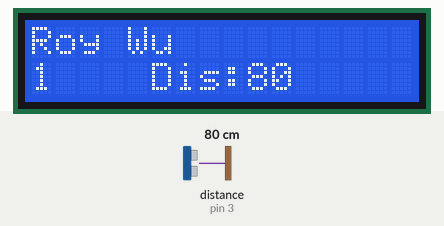
Bench run of a sketch on a simulated Arduino Uno, built with avr-gcc and run on an emulated ATmega328P. Parts: 16×2 character LCD. Inputs (shaded band) come from the test bench; at power-on: distance to the obstacle (sensor on pin 3) 80 cm. The echo pulse lasts 58.3 µs per cm; what the sketch prints to the serial monitor is not drawn.

Above: at 1.2 s.
1.3 s: distance to the obstacle (sensor on pin 3) set to 2 cm
At 1.9 s:
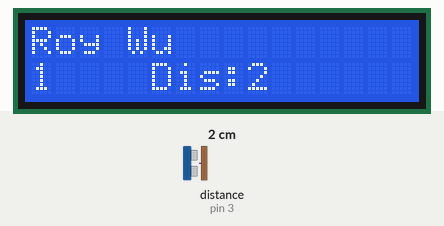
3.0 s: distance to the obstacle (sensor on pin 3) set to 4 cm
At 3.5 s:
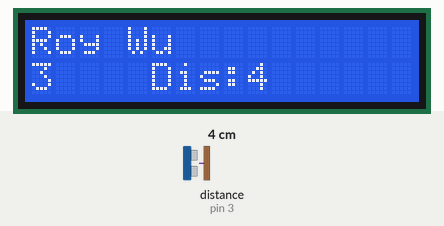
4.6 s: distance to the obstacle (sensor on pin 3) set to 120 cm
At 5.0 s:
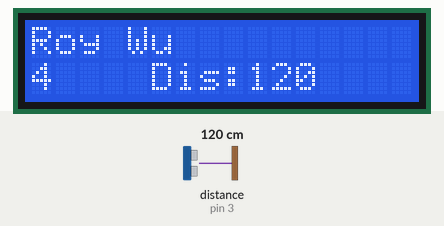
6.1 s: distance to the obstacle (sensor on pin 3) set to 18 cm
At 6.5 s:
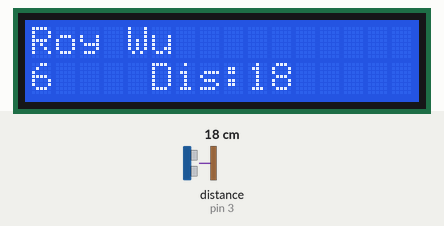
Timing chart, 0 to 8.6 s (numbered marks = the images above; inputs shaded):
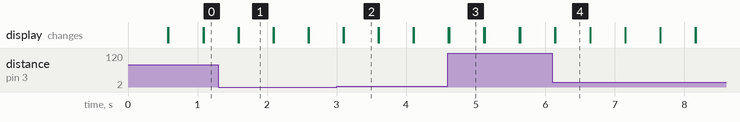

Measured:
- what the display in image 1 shows lasts 0.5 s, from 1.6 s to 2.1 s

The sketch:

sonarAndLCD.ino
```cpp
//* ===== ===== ===== ===== =====
//* Author:      Roy Wu
//* Description: Output HC-SR04 measurement to a LCD display
//* History:     -01/22/2021 initial version, modified from a script wrriten by Tom Igoe
//*              -02/13/2021 fixing the overwritten isses with data display
//* ===== ===== ===== ===== =====
/*
 Demonstrates the use a 16x2 LCD display.
 The LiquidCrystal library works with all LCD displays that are compatible with the Hitachi HD44780 driver.
 There are many of them out there, and one can usually tell them by the 16-pin interface.

 The circuit:
 * LCD RS pin to digital pin 8
 * LCD Enable pin to digital pin 9
 * LCD D4 pin to digital pin 10
 * LCD D5 pin to digital pin 11
 * LCD D6 pin to digital pin 12
 * LCD D7 pin to digital pin 13
 * LCD R/W pin to ground
 * LCD VSS pin to ground
 * LCD VDD pin to 5V
 * ends to +5V and ground
 * wiper to LCD VO pin (pin 3)
*/

#include <LiquidCrystal.h> //* use library manager
#include <Ultrasonic.h>    //* use library manager

#define TRIG_PIN 2      //* UNO output
#define ECHO_PIN 3      //* UNO input
Ultrasonic    o_US(TRIG_PIN, ECHO_PIN);
LiquidCrystal lcd(8, 9, 10, 11, 12, 13); //* initialize the LCD library
long dis;

void setup()
{
  Serial.begin(9600);

  lcd.begin(16, 2);    //* set up the LCD's number of columns and rows
  lcd.print("Roy Wu"); //* Print a message
}

void loop()
{
  dis = o_US.read();          //* distance measurement

  //* -----
  //* preparation
  //* -----
  lcd.setCursor(0, 1);        //* set the cursor to column 0, line 1(2nd row)
  lcd.print(millis() / 1000); //* print number of seconds since reset
  lcd.setCursor(5, 1);
  lcd.print("Dis:");


  //* -----
  //* print out measurement and refresh the display
  //* -----
  lcd.setCursor(9, 1);
  lcd.print(dis);
  delay(500);
  lcd.setCursor(9, 1);
  lcd.print("       ");


  //* -----
  //* output data to serial monitor
  //* -----
  Serial.print("Distance measurement...");
  Serial.print(dis);
  Serial.println("cm");
}
```
